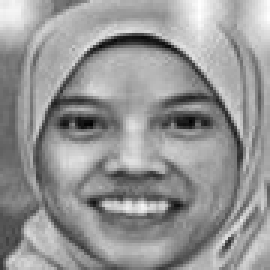
#> input picture Prep_Photos/Fathiah/photo_6224025980280442553_y.jpg, 90 x 90 px, given in place of the camera (shown 3 times larger)
$ python face_classifier.py
#> lines starting #> are read from the running program, lines starting #| are printed output that depends on the picture; after the words box and inside, x2 and y2 are one past the last pixel; in counts of white or black regions, pixels touching at a corner belong together
import cv2
import numpy as np
import joblib
from collections import deque

# ── CONFIG ──────────────────────────────────────────────
IMG_SIZE       = (90, 90)
CONFIDENCE_THR = 0.5
SMOOTH_WINDOW  = 10
# ────────────────────────────────────────────────────────

# Load models
pca = joblib.load("pca_model.pkl")
#> (reads pca_model.pkl from the repository)
lda = joblib.load("lda_model.pkl")
#> (reads lda_model.pkl from the repository)
clf = joblib.load("clf_model.pkl")
#> (reads clf_model.pkl from the repository)

# Guard
assert pca is not None, "pca_model.pkl failed to load"
assert lda is not None, "lda_model.pkl failed to load"
assert clf is not None, "clf_model.pkl failed to load"
print("✅ All models loaded.")
# Detectors
face_cascade = cv2.CascadeClassifier(cv2.data.haarcascades + "haarcascade_frontalface_default.xml")
eye_cascade  = cv2.CascadeClassifier(cv2.data.haarcascades + "haarcascade_eye.xml")

buffers = {}

# ── Preprocessing (mirrors your script exactly) ──────────
def normalize_lighting(gray):
    clahe      = cv2.createCLAHE(clipLimit=2.0, tileGridSize=(8, 8))
    clahe_img  = clahe.apply(gray)
    normalized = cv2.normalize(clahe_img, None, 0, 255, cv2.NORM_MINMAX)
    return normalized

def align_face(gray, x, y, w, h):
    """Same align_face() from your preprocessing script."""
    face_roi = gray[y : y + h//2, x : x + w]
    eyes = eye_cascade.detectMultiScale(
        face_roi, scaleFactor=1.1, minNeighbors=8,
        minSize=(20, 20), maxSize=(w//3, h//3)
    )
    if len(eyes) < 2:
        return gray, x, y, w, h

    eyes = sorted(eyes, key=lambda e: e[2] * e[3], reverse=True)[:2]
    eyes = sorted(eyes, key=lambda e: e[0])

    (ex1, ey1, ew1, eh1) = eyes[0]
    (ex2, ey2, ew2, eh2) = eyes[1]

    left_eye_center  = (int(x + ex1 + ew1 // 2), int(y + ey1 + eh1 // 2))
    right_eye_center = (int(x + ex2 + ew2 // 2), int(y + ey2 + eh2 // 2))

    if abs(left_eye_center[1] - right_eye_center[1]) > h * 0.15:
        return gray, x, y, w, h
    if abs(left_eye_center[0] - right_eye_center[0]) < w * 0.2:
        return gray, x, y, w, h

    dx    = right_eye_center[0] - left_eye_center[0]
    dy    = right_eye_center[1] - left_eye_center[1]
    angle = np.degrees(np.arctan2(dy, dx))

    if abs(angle) > 30:
        return gray, x, y, w, h

    eye_mid = (
        int((left_eye_center[0] + right_eye_center[0]) // 2),
        int((left_eye_center[1] + right_eye_center[1]) // 2)
    )
    M       = cv2.getRotationMatrix2D(eye_mid, angle, 1.0)
    aligned = cv2.warpAffine(gray, M, (gray.shape[1], gray.shape[0]),
                              flags=cv2.INTER_CUBIC,
                              borderMode=cv2.BORDER_REPLICATE)
    return aligned, x, y, w, h

def preprocess_face(gray_crop, h_orig, w_orig, x, y, w, h):
    """Mirrors steps 4-6 of your preprocessing script."""
    # Step 4: Olivetti-style crop margins
    forehead_extra = int(h * 0.15)
    chin_extra     = int(h * 0.05)

    x1 = max(0, x)
    y1 = max(0, y - forehead_extra)
    x2 = min(w_orig, x + w)
    y2 = min(h_orig, y + h + chin_extra)

    crop = gray_crop[y1:y2, x1:x2]
    if crop.size == 0:
        return None

    # Step 5: Resize
    face = cv2.resize(crop, IMG_SIZE, interpolation=cv2.INTER_AREA)
    # Step 6: CLAHE + normalize
    face = normalize_lighting(face)
    # load_dataset: float32 + flatten
    face = face.astype(np.float32) / 255.0
    return face.flatten().reshape(1, -1)

def predict_face(face_vec):
    pca_vec    = pca.transform(face_vec)
    lda_vec    = lda.transform(pca_vec)
    proba      = clf.predict_proba(lda_vec)[0]
    confidence = proba.max()
    label      = clf.classes_[proba.argmax()]
    return label, confidence

def smooth_prediction(face_id, label):
    if face_id not in buffers:
        buffers[face_id] = deque(maxlen=SMOOTH_WINDOW)
    buffers[face_id].append(label)
    return max(set(buffers[face_id]), key=buffers[face_id].count)

# ── Main Loop ─────────────────────────────────────────────
cap = cv2.VideoCapture(0)

while True:
    ret, frame = cap.read()
#> frame is the input picture: shape (90, 90, 3); min 2, max 255, mean 149.4
    if not ret:
        break

    h_img, w_img = frame.shape[:2]
#> h_img = 90; w_img = 90
    gray  = cv2.cvtColor(frame, cv2.COLOR_BGR2GRAY)

    # Detect faces (mirrors your multi-scale loop)
    faces = []
    for scale in [1.2]:
        detected = face_cascade.detectMultiScale(
            gray, scaleFactor=scale, minNeighbors=7, minSize=(40, 40)
        )
        if len(detected) > 0:
            faces = detected
            break
#> this loop made 1 pass
#> faces on pass 1: [[7, 12, 76, 76]]

    # Take largest face only (mirrors your script)
    if len(faces) > 0:
        faces = sorted(faces, key=lambda r: r[2] * r[3], reverse=True)

    for i, (x, y, w, h) in enumerate(faces):
        aligned_gray, x, y, w, h = align_face(gray, x, y, w, h)
        vec = preprocess_face(aligned_gray, h_img, w_img, x, y, w, h)

        if vec is None:
            continue

        label, confidence = predict_face(vec)

        if confidence < CONFIDENCE_THR:
            label = "Unknown"

        label = smooth_prediction(face_id=i, label=label)

        color = (0, 255, 0) if label != "Unknown" else (0, 0, 255)
        cv2.rectangle(frame, (x, y), (x+w, y+h), color, 2)
        cv2.putText(frame, f"{label} ({confidence:.2f})",
                    (x, y - 10), cv2.FONT_HERSHEY_SIMPLEX, 0.6, color, 2)
#> this loop made 1 pass
#> (x, y, w, h, forehead_extra in preprocess_face, chin_extra in preprocess_face, x1 in preprocess_face, y1 in preprocess_face) on pass 1: (7, 12, 76, 76, 11, 3, 7, 1)
#> pass 1, in align_face, `face_roi = gray[y : y + h//2, x : x + w]`:
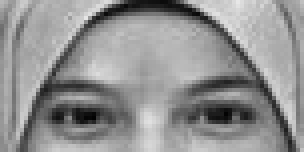
#> face_roi: shape (38, 76) (shown 4 times larger); min 2, max 231, mean 145.4
#> pass 1, in preprocess_face, `crop = gray_crop[y1:y2, x1:x2]`:
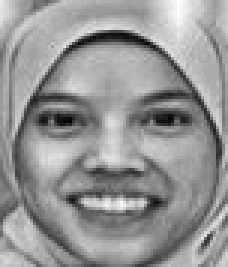
#> crop: shape (89, 76) (shown 3 times larger); min 2, max 255, mean 148.9
#> pass 1, in preprocess_face, `face = cv2.resize(crop, IMG_SIZE, interpolation=cv2.INTER_AREA)`:
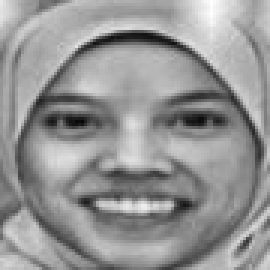
#> face: shape (90, 90) (shown 3 times larger); min 6, max 255, mean 148.8
#> pass 1, in normalize_lighting, `clahe_img  = clahe.apply(gray)`:
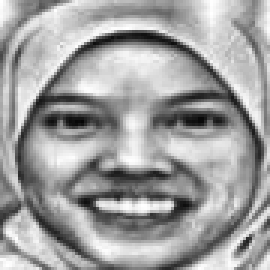
#> clahe_img: shape (90, 90) (shown 3 times larger); min 5, max 255, mean 160.2
#> after the loop:
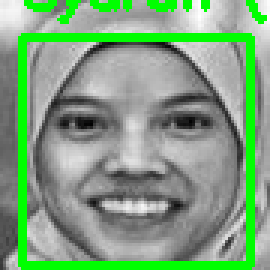
#> frame: shape (90, 90, 3) (shown 3 times larger); 13.44% of pixels changed, all inside (x1, y1, x2, y2) = (6, 0, 89, 90)

    cv2.imshow("Face Classification", frame)
    if cv2.waitKey(1) & 0xFF == ord("q"):
#> (key q is pressed here)
        break

cap.release()
cv2.destroyAllWindows()
